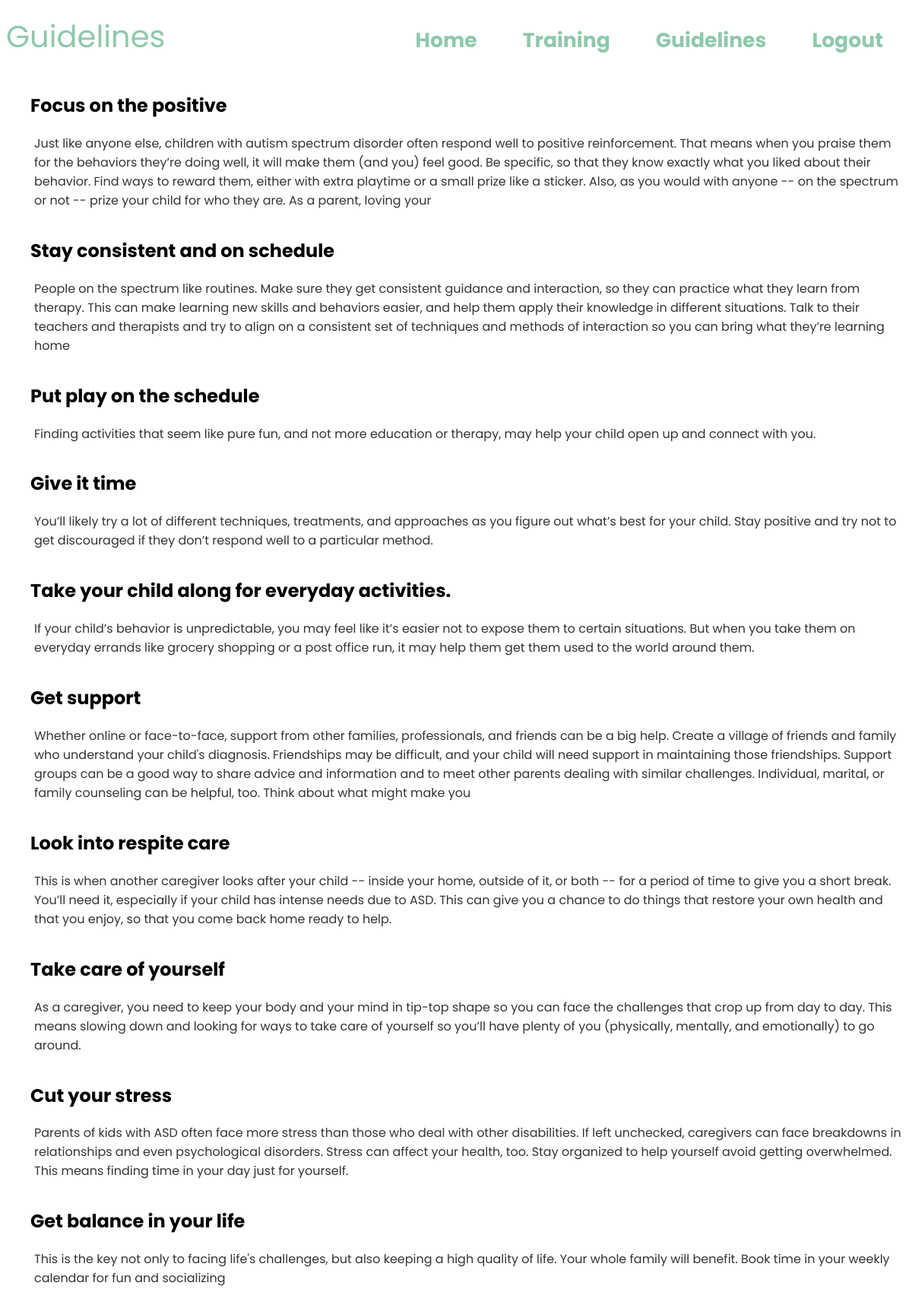
Screenshot of /guidelines (signed in) with the database file from the repository.
### core/models.py (models this page shows, shortened)
class Guidelines(models.Model):
    heading = models.CharField(max_length=100)
    desc = models.CharField(max_length=500)

### core/views.py (the view)
# urls.py: path('guidelines',views.guidelines,name='guidelines'),
@login_required(login_url='login')
def guidelines(request):
    data = Guidelines.objects.all()
    context = {'data': data}
    return render(request, 'guidelines.html', context)

### templates/guidelines.html (shortened to what this page needs)
{%load static%}
<!DOCTYPE html>
<html lang="en">
  <head>
    <link rel="stylesheet" href="{%static 'css/guidelines.css'%}">
  </head>
  <body >
    <div class="navcontainer">
      <div class="heading">Guidelines</div>
      <div class="space"></div>
      <nav class="navbar">
        <a class="navbaritems " href="{%url 'home'%}">Home</a>
        <a class="navbaritems">Training</a>
        <a class="navbaritems" href="{%url 'guidelines'%}">Guidelines</a>
        <a class="navbaritems" href="{%url 'logout'%}">Logout</a>
      </nav>
    </div>
    <br>
    <div class="content">
        {%for i in data%}
     <dl>
      <dt><h2>{{i.heading}}</h2></dt>
      <dd>{{i.desc}}</dd>
     </dl>
     {%endfor%}
    </div>
  </body>
</html>

### static/css/guidelines.css (style rules this page uses)
.heading { margin-top: 10px; text-align: left; font-size: 30pt; color: rgb(144, 200, 172); text-shadow: #000000; box-shadow: 2px; align-self: flex-start; font-family: 'Poppins'; }
.space { width: 80%; }
a:link, a:visited, a:hover, a:active { text-decoration: none; }
.navcontainer { display: flex; align-content: space-between; }
.navbar { display: flex; }
.navbaritems { margin-top: 15px; margin-left: 10px; margin-right: 10px; padding-left: 20px; padding-right: 20px; padding-top: 10px; padding-bottom: 10px; text-align: center; color: rgb(144, 200, 172); font-size: 20pt; font-weight: 700; font-family: 'Poppins'; }
.content { margin-left: 2rem; margin-top: 20px; font-family: 'Poppins'; }
dd { margin: 5px; padding-bottom: 1rem; font-family: 'Poppins'; color: rgb(52, 52, 52); }
dt { margin-top: 10px; font-family: 'Poppins'; }

### rows the page displays
Guidelines: heading "Focus on the positive", desc "Just like anyone else, children with autism spectrum disorder often respond well to positive reinforcement. That means when you praise them for the behaviors they’re doing well, it will make them (and you) feel good. Be specific, so that they know exactly what you liked about their behavior. Find ways to reward them, either with extra playtime or a small prize like a sticker. Also, as you would with anyone -- on the spectrum or not -- prize your child for who they are. As a parent, loving your"
Guidelines: heading "Stay consistent and on schedule", desc "People on the spectrum like routines. Make sure they get consistent guidance and interaction, so they can practice what they learn from therapy. This can make learning new skills and behaviors easier, and help them apply their knowledge in different situations. Talk to their teachers and therapists and try to align on a consistent set of techniques and methods of interaction so you can bring what they’re learning home"
Guidelines: heading "Put play on the schedule", desc "Finding activities that seem like pure fun, and not more education or therapy, may help your child open up and connect with you."
Guidelines: heading "Give it time", desc "You’ll likely try a lot of different techniques, treatments, and approaches as you figure out what’s best for your child. Stay positive and try not to get discouraged if they don’t respond well to a particular method."
Guidelines: heading "Take your child along for everyday activities.", desc "If your child’s behavior is unpredictable, you may feel like it’s easier not to expose them to certain situations. But when you take them on everyday errands like grocery shopping or a post office run, it may help them get them used to the world around them."
Guidelines: heading "Get support", desc "Whether online or face-to-face, support from other families, professionals, and friends can be a big help. Create a village of friends and family who understand your child's diagnosis. Friendships may be difficult, and your child will need support in maintaining those friendships. Support groups can be a good way to share advice and information and to meet other parents dealing with similar challenges. Individual, marital, or family counseling can be helpful, too. Think about what might make you"
Guidelines: heading "Look into respite care", desc "This is when another caregiver looks after your child -- inside your home, outside of it, or both -- for a period of time to give you a short break. You’ll need it, especially if your child has intense needs due to ASD. This can give you a chance to do things that restore your own health and that you enjoy, so that you come back home ready to help."
Guidelines: heading "Take care of yourself", desc "As a caregiver, you need to keep your body and your mind in tip-top shape so you can face the challenges that crop up from day to day. This means slowing down and looking for ways to take care of yourself so you’ll have plenty of you (physically, mentally, and emotionally) to go around."
Guidelines: heading "Cut your stress", desc "Parents of kids with ASD often face more stress than those who deal with other disabilities. If left unchecked, caregivers can face breakdowns in relationships and even psychological disorders. Stress can affect your health, too. Stay organized to help yourself avoid getting overwhelmed. This means finding time in your day just for yourself."
Guidelines: heading "Get balance in your life", desc "This is the key not only to facing life's challenges, but also keeping a high quality of life. Your whole family will benefit. Book time in your weekly calendar for fun and socializing"
